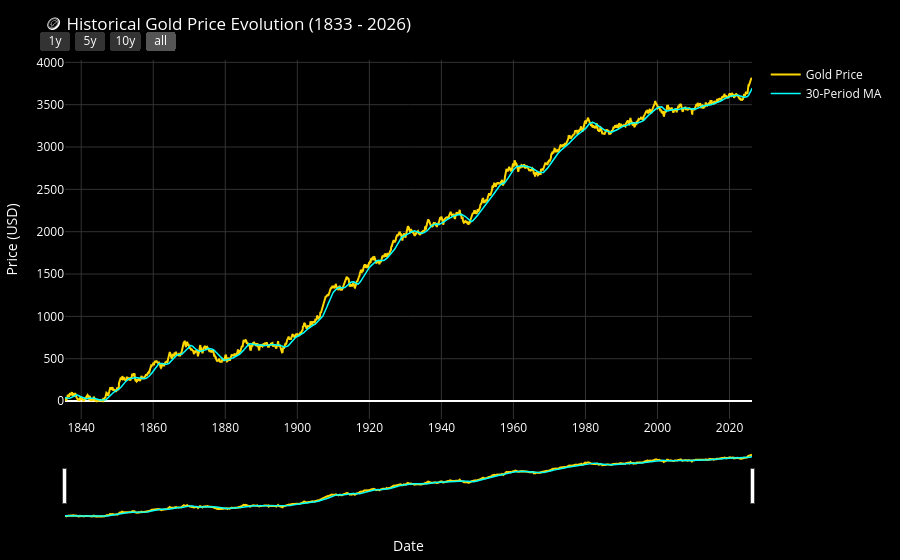

The cell this chart's notebook holds for it:
### Markdown cell above
## 🔍 Step 2: Exploratory Data Analysis (EDA)
<hr style="border:1px solid #FFD700">
 📈 Price Evolution & Moving Averages (Interactive)

### Code cell
fig = go.Figure()

# Add Historical Price
fig.add_trace(go.Scatter(x=df.index, y=df['Gold_Price'], mode='lines', 
                         name='Gold Price', line=dict(color=COLORS['gold'], width=2)))

# Add Rolling Mean
fig.add_trace(go.Scatter(x=df.index, y=df['Rolling_Mean_30'], mode='lines', 
                         name='30-Period MA', line=dict(color=COLORS['trend'], width=1.5)))

fig.update_layout(
    title='🪙 Historical Gold Price Evolution (1833 - 2026)',
    xaxis_title='Date', yaxis_title='Price (USD)',
    hovermode='x unified',
    xaxis=dict(
        rangeselector=dict(
            buttons=list([
                dict(count=1, label="1y", step="year", stepmode="backward"),
                dict(count=5, label="5y", step="year", stepmode="backward"),
                dict(count=10, label="10y", step="year", stepmode="backward"),
                dict(step="all")
            ]),
            bgcolor="#333", activecolor="#555"
        ),
        rangeslider=dict(visible=True)
    )
)
fig = apply_custom_theme(fig)
fig.show()

### Figure 1 — Plotly figure (JSON) as saved in the notebook; plotly's stock layout.template omitted (floating-point values rounded to 4 significant figures; data arrays with more than 128 entries replaced by an {"elided": "..."} marker saying what was removed)
{"data": [{"line": {"color": "#FFD700", "width": 2}, "mode": "lines", "name": "Gold Price", "type": "scatter", "x": {"elided": "2290 str values"}, "y": {"elided": "2290 float values"}}, {"line": {"color": "#00FFFF", "width": 1.5}, "mode": "lines", "name": "30-Period MA", "type": "scatter", "x": {"elided": "2290 str values"}, "y": {"elided": "2290 float values"}}], "layout": {"font": {"color": "white"}, "hovermode": "x unified", "margin": {"b": 40, "l": 40, "r": 40, "t": 60}, "paper_bgcolor": "#000000", "plot_bgcolor": "#000000", "title": {"text": "🪙 Historical Gold Price Evolution (1833 - 2026)"}, "xaxis": {"gridcolor": "#333333", "rangeselector": {"activecolor": "#555", "bgcolor": "#333", "buttons": [{"count": 1, "label": "1y", "step": "year", "stepmode": "backward"}, {"count": 5, "label": "5y", "step": "year", "stepmode": "backward"}, {"count": 10, "label": "10y", "step": "year", "stepmode": "backward"}, {"step": "all"}]}, "rangeslider": {"visible": true}, "showgrid": true, "title": {"text": "Date"}}, "yaxis": {"gridcolor": "#333333", "showgrid": true, "title": {"text": "Price (USD)"}}}}
